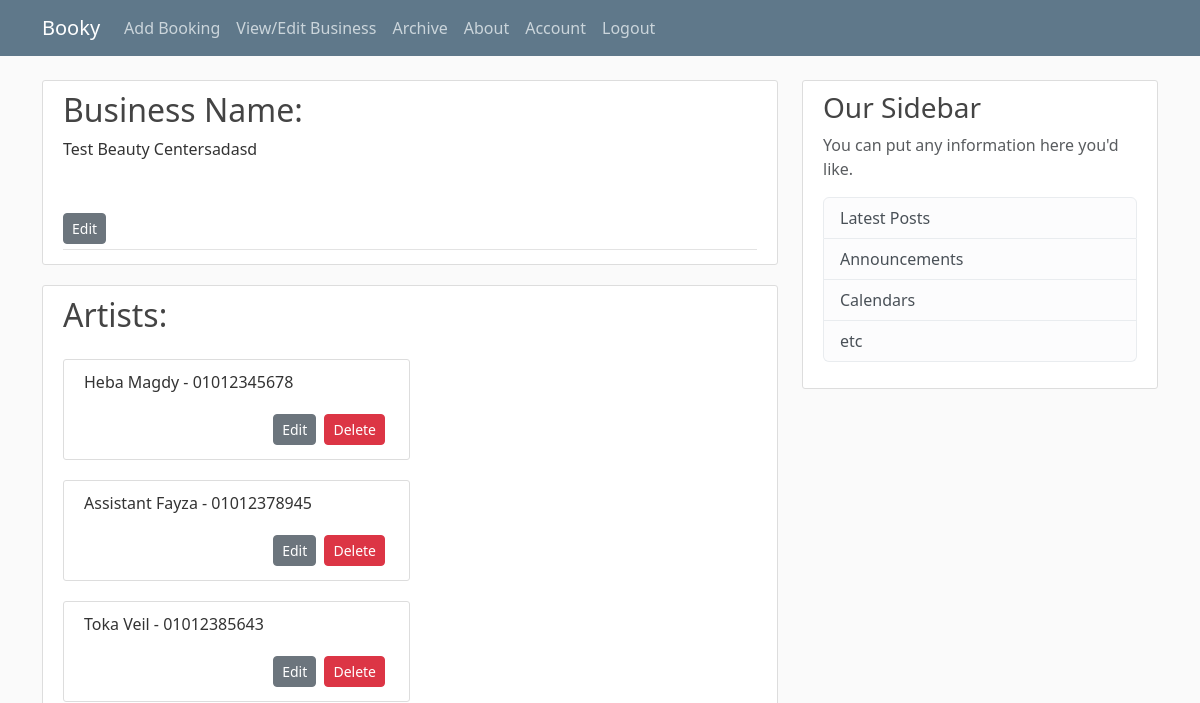
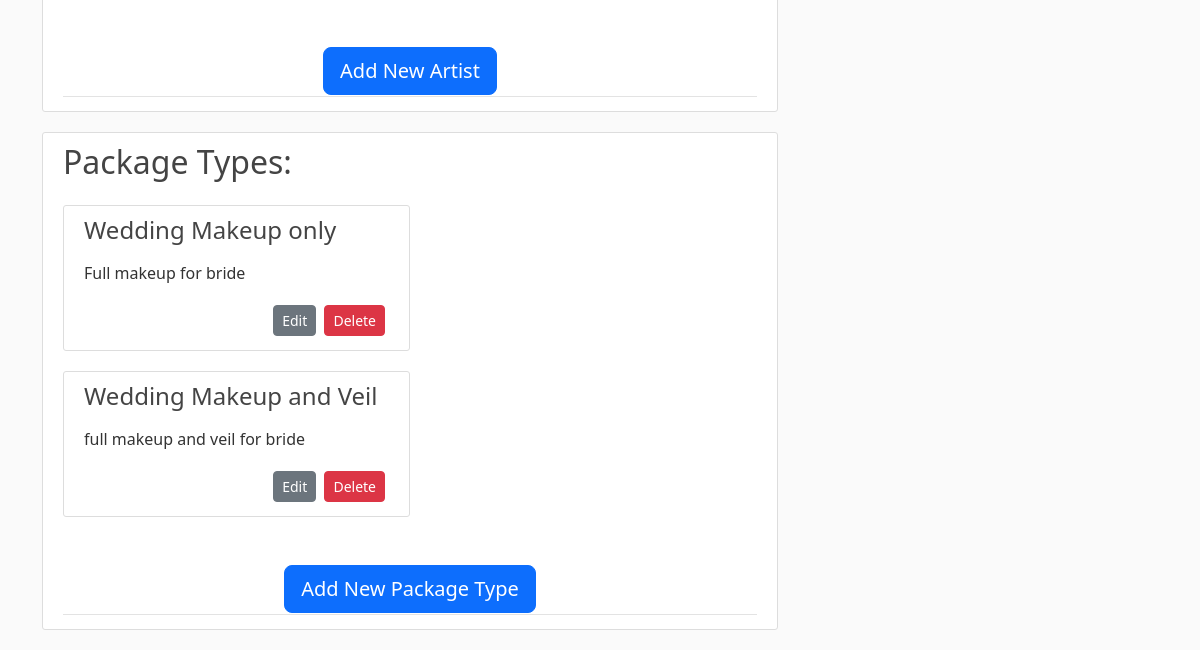
/business (signed in), run on an earlier commit of the app's database (2 pictures, top to bottom).
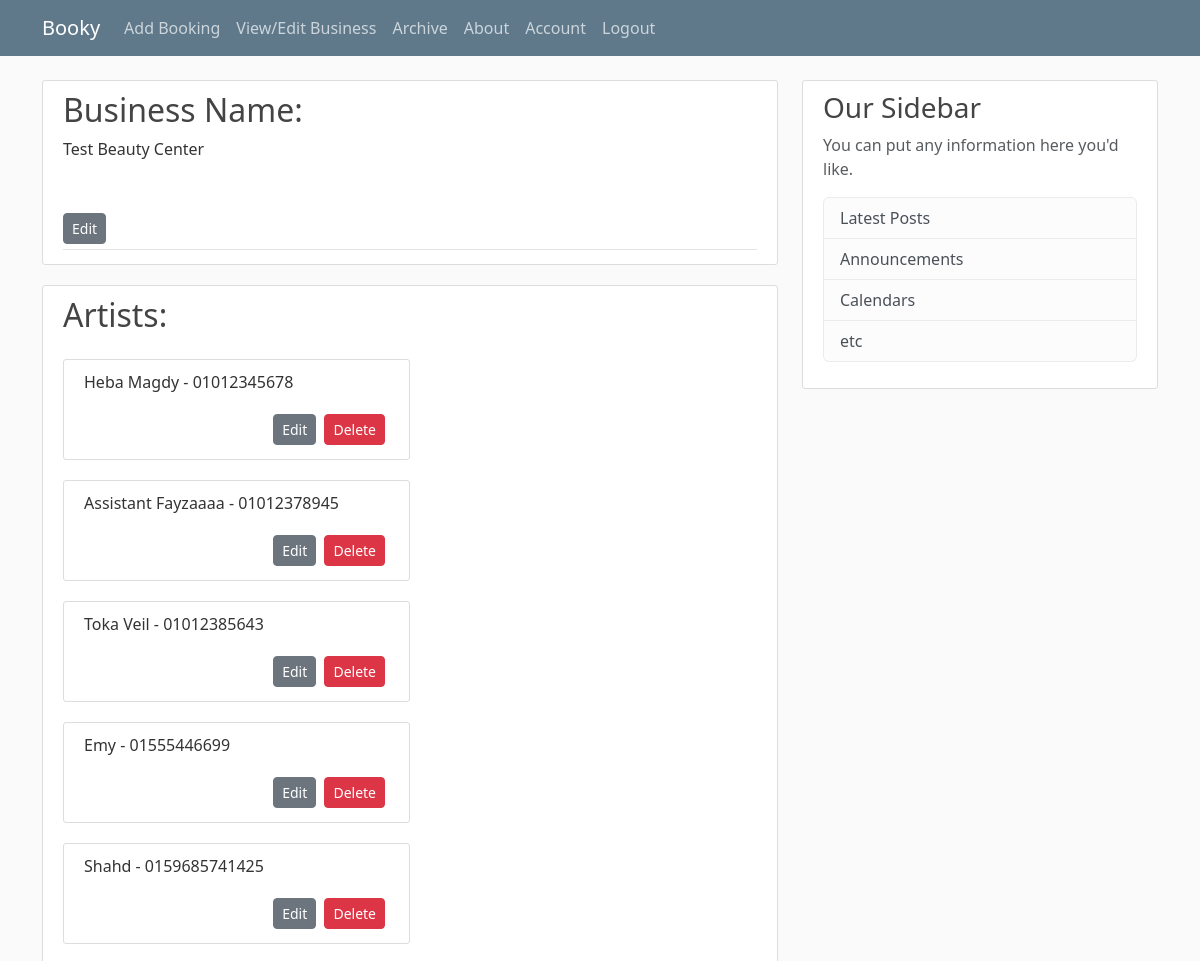
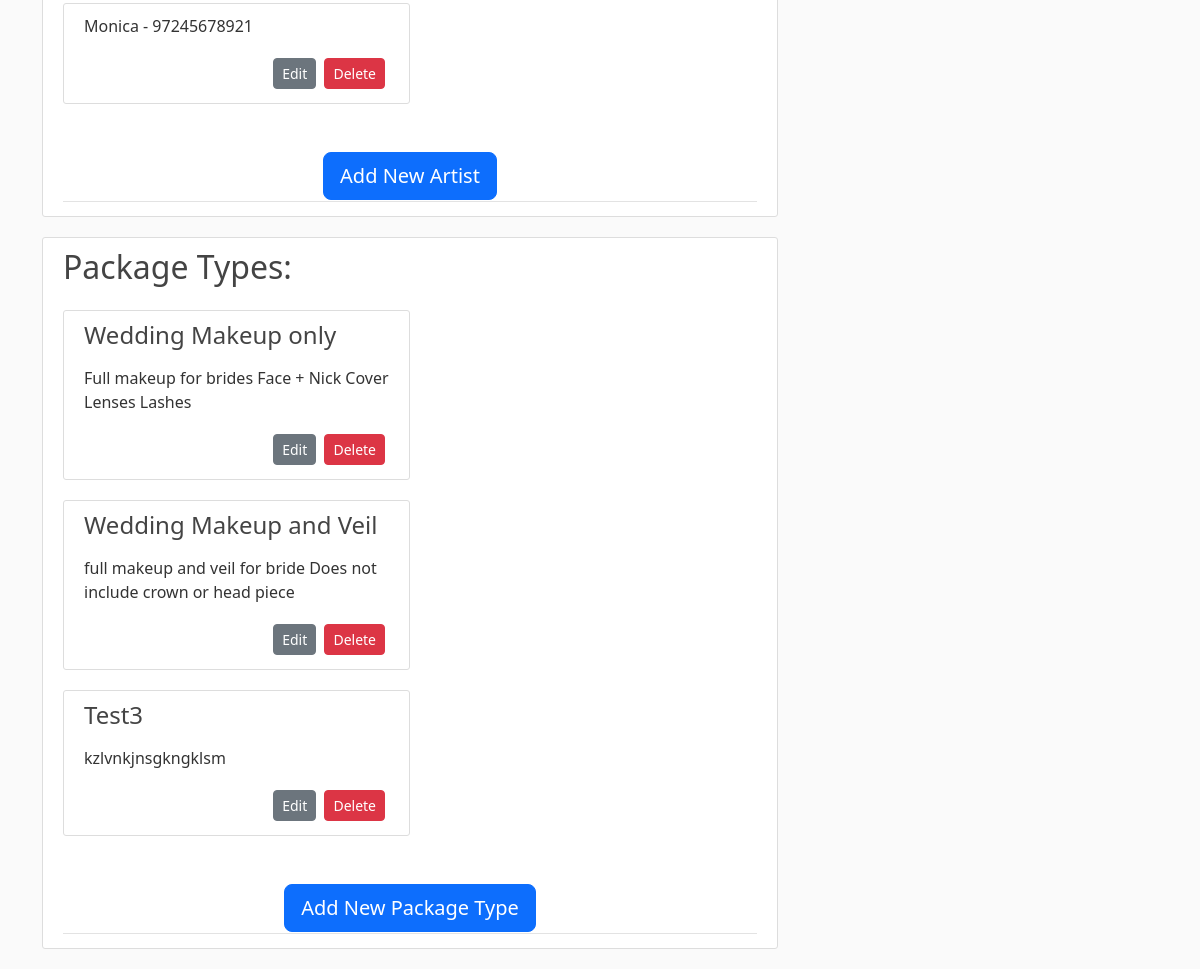
And on a later commit of the database (2 pictures, top to bottom).
### booky/models.py (models this page shows, shortened)
class User(db.Model, UserMixin):
    __tablename__ = "user"
    user_id = db.Column(db.Integer, primary_key=True, autoincrement=True)
    username = db.Column(db.String(20), unique=True, nullable=False)
    email = db.Column(db.String(120), unique=True, nullable=False)
    business_name = db.Column(db.String(120))
    image_file = db.Column(db.String(20), nullable=False, default='default.jpg')
    password = db.Column(db.String(60), nullable=False)
    created_at = db.Column(db.DateTime, nullable=False, default=datetime.utcnow)
    first_login = db.Column(db.Integer, default=0)
    __table_args__ = (
        db.Index('idx_username_email', 'username', 'email'),
    )

class Artist(db.Model):
    __tablename__ = "artist"
    artist_id = db.Column(db.Integer, primary_key=True, autoincrement=True)
    user_id = db.Column(db.Integer, db.ForeignKey('user.user_id', onupdate='CASCADE', ondelete='CASCADE'), nullable=False)
    artist_name = db.Column(db.String(20))
    artist_number = db.Column(db.String(20))
    user = db.relationship('User', backref='artists', lazy=True)

class PackageType(db.Model):
    __tablename__ = "packagetype"
    package_type_id = db.Column(db.Integer, primary_key=True, autoincrement=True)
    user_id = db.Column(db.Integer, db.ForeignKey('user.user_id', onupdate='CASCADE', ondelete='CASCADE'), nullable=False)
    package_type = db.Column(db.String(90))
    package_type_detail = db.Column(db.String(200))
    user = db.relationship('User', backref='package_types', lazy=True)

### booky/routes.py (the view)
@app.route("/business")
@login_required
def business():
    artist_form = ArtistForm()
    package_form = PackageForm()
    return render_template("business.html", artist_form=artist_form, package_form=package_form)

### booky/models.py (called while the page is built)
@login_manager.user_loader
def load_user(user_id):
    return User.query.get(int(user_id))

### booky/templates/business.html (shortened to what this page needs)
{% extends "base.html" %} {% block content %}
<article class="media content-section" id="business_name">
  <div class="media-body">
    <div class="article-metadata">
      <div class="form-group mb-5 w-50">
        <h2>Business Name:</h2>
        <p>{{ current_user.business_name }}</p>
      </div>
      <div>
        <a
          class="btn btn-secondary btn-sm mt-1 mb-1"
          href="{{ url_for('business_name') }}"
          >Edit</a
        >
      </div>
    </div>
  </div>
</article>
<article class="media content-section" id="artists">
  <div class="media-body">
    <div class="article-metadata">
      <div class="form-group mb-5 w-50">
        <h2 class="mb-4">Artists:</h2>
        {% for artist in current_user.artists %}
        <div class="media content-section">
          <p>{{ artist.artist_name }} - {{ artist.artist_number }}</p>
          <div class="text-end">
            <a
              href="{{ url_for('update_artist', artist_id=artist.artist_id) }}"
              class="btn btn-secondary btn-sm mt-1 mb-1"
              >Edit
            </a>
            <button type="button" class="btn btn-danger btn-sm m-1" data-bs-toggle="modal" data-bs-target="#deleteModal" data-bs-id="{{ artist.artist_id }}">Delete</button>
          </div>
        </div>
        {% endfor %}
      </div>
      <div class="text-center">
        <a class="btn btn-primary btn-lg" href="{{ url_for("new_artist") }}">Add New Artist</a>
      </div>
    </div>
  </div>
</article>
<article class="media content-section" id="package_types">
<div class="media-body">
    <div class="article-metadata">
      <div class="form-group mb-5 w-50">
        <h2 class="mb-4">Package Types:</h2>
        {% for package_type in current_user.package_types %}
        <div class="media content-section">
          <h4 class="mb-3">{{ package_type.package_type }}</h4>
          <p>{{ package_type.package_type_detail }}</p>
          <div class="text-end">
            <a
              href="{{ url_for('update_package_type', package_type_id=package_type.package_type_id) }}"
              class="btn btn-secondary btn-sm mt-1 mb-1"
              >Edit
            </a>
            <button type="button" class="btn btn-danger btn-sm m-1" data-bs-toggle="modal" data-bs-target="#deleteModal" data-bs-title="Package Type" data-bs-id="{{ package_type.package_type_id }}">Delete</button>
          </div>
        </div>
        {% endfor %}
      </div>
      <div class="text-center">
        <a class="btn btn-primary btn-lg" href="{{ url_for("new_package") }}">Add New Package Type</a>
      </div>
    </div>
</div>
</article>
{% endblock content %}

What changed in the data, as far as the page shows it:
changed User: business_name "Test Beauty Centersadasd" → "Test Beauty Center"
changed Artist: artist_name "Assistant Fayza" → "Assistant Fayzaaaa"
added Artist: artist_name "Emy", artist_number "01555446699"
added Artist: artist_name "Shahd", artist_number "0159685741425"
added Artist: artist_name "Monica", artist_number "97245678921"
changed PackageType "Wedding Makeup only": package_type_detail "Full makeup for bride" → "Full makeup for brides Face + Nick Cover Lenses Lashes"
changed PackageType "Wedding Makeup and Veil": package_type_detail "full makeup and veil for bride" → "full makeup and veil for bride Does not include crown or head piece"
added PackageType: package_type "Test3", package_type_detail "kzlvnkjnsgkngklsm"
